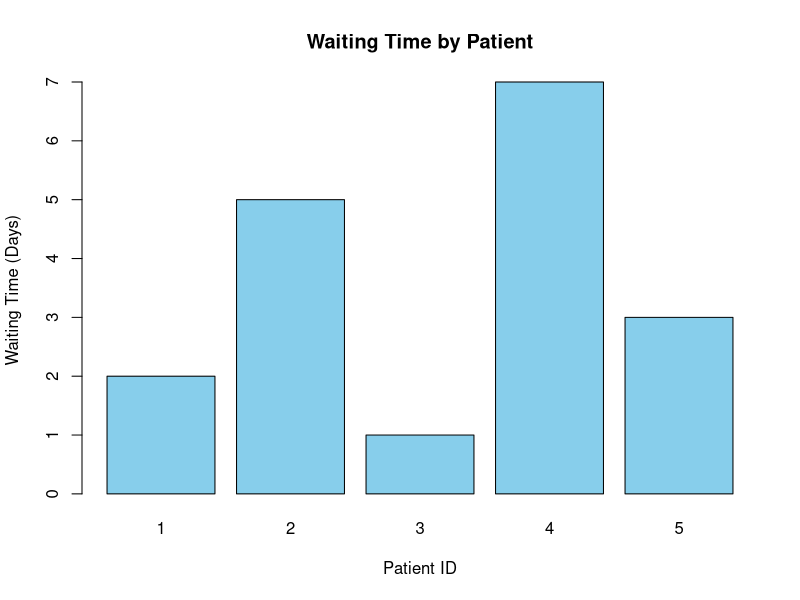

Source code (R):
# Create Dataset
hospital <- data.frame(
  Patient_ID = c(1,2,3,4,5),
  Waiting_Time = c(2,5,1,7,3)
)

# Bar Chart
barplot(
  hospital$Waiting_Time,
  names.arg = hospital$Patient_ID,
  col = "skyblue",
  xlab = "Patient ID",
  ylab = "Waiting Time (Days)",
  main = "Waiting Time by Patient"
)
